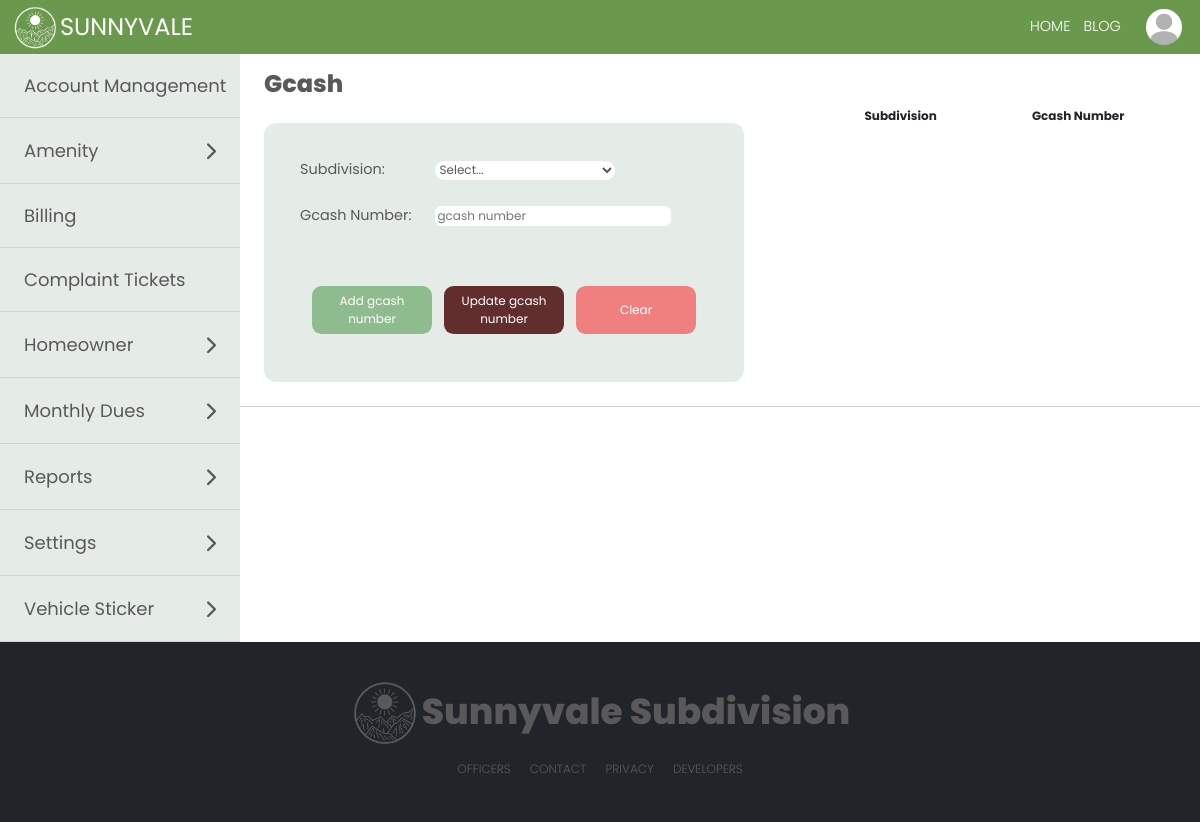
The page /modules/settingsGcash.php (signed in) on the database as committed earlier.
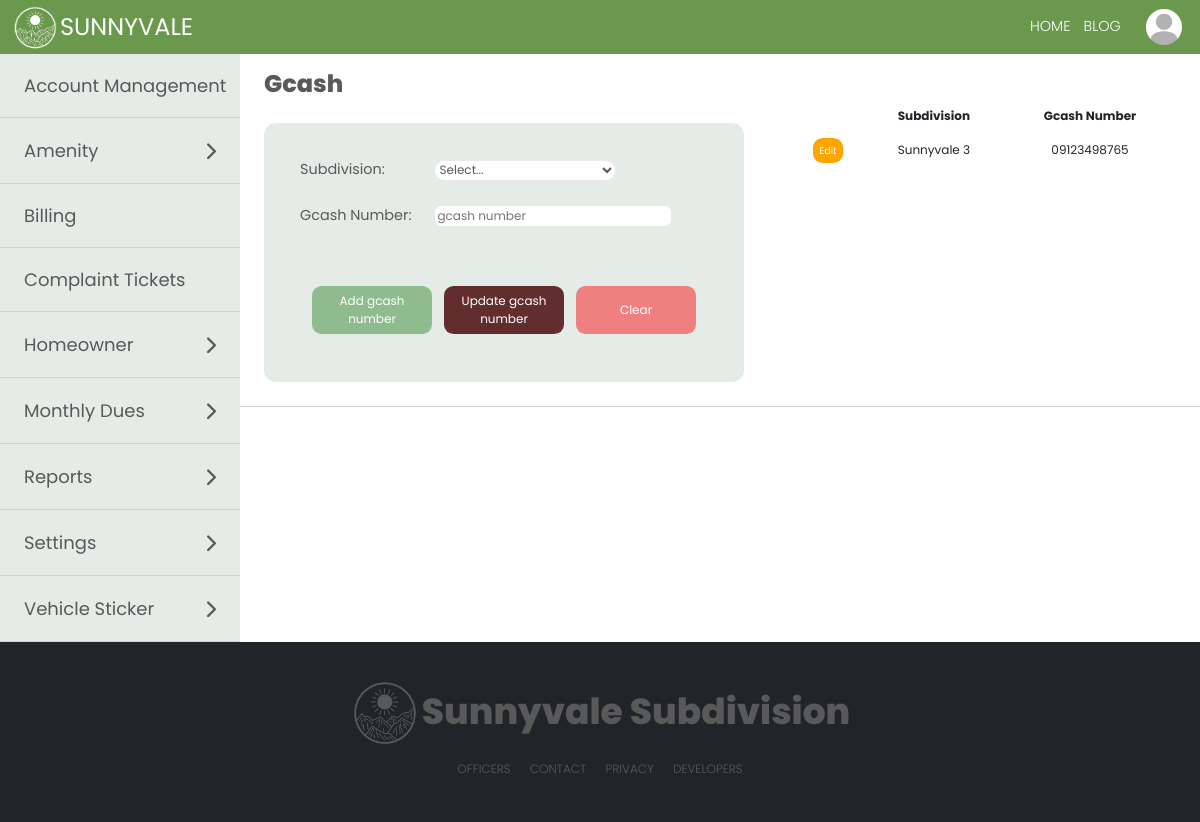
The same page on the database as committed later.
### tables this page shows
CREATE TABLE IF NOT EXISTS `gcash` (
  `gcash_id` int(11) NOT NULL AUTO_INCREMENT,
  `subdivision` varchar(50) NOT NULL,
  `mobile_no` varchar(20) NOT NULL,
  PRIMARY KEY (`gcash_id`)
);

### modules/settingsGcash.php (the view, shortened to what this page needs)
<?php
require '../marginals/topbar.php';
if ($_SESSION['subdivision'] != '') {
    $resultMonthly = $con->query("SELECT * FROM gcash WHERE subdivision = '" .  $_SESSION['subdivision'] . "'") or die($mysqli->error);
} else {
    $resultSubdivision_selectMonthly = $con->query("SELECT * FROM subdivision") or die($mysqli->error);
    $resultMonthly = $con->query("SELECT * FROM gcash") or die($mysqli->error);
}
?>
<!DOCTYPE html>
<html lang="en">
<head>
</head>
<body>
    <div class="secretary">
        <div class="sideBar">
            <?php require '../marginals/sidebarAdmin.php'; ?>
        </div>
        <div class="secretaryPanel">
            <label class="lblSettings">Gcash</label>
            <div class="settingsMonthlyDues" id="settingsMonthlyDues">
                <div class="addAmenityForm">
                <form action="" method="POST">
                        <table class="tblAmenityForm">
                            <tr>
                                <td>Subdivision:</td>
                                <td>
                                    <select name="subdivision" id="" required>
                                        <option value="">Select...</option>
                                    </select>
                                </td>
                            </tr>
                            <tr>
                                <td>Gcash Number:</td>
                                <td>
                                    <input name="gcash_no" value="<?php echo $gcash_no ?? '' ?>" type="text" placeholder="gcash number" id="gcash" required />
                                </td>
                            </tr>
                        </table>
                        <div class="btnArea">
                            <button type="button" class="btnSubmitReg" data-bs-toggle="modal" data-bs-target="#addMonthlyDuesModal" <?php
                                                                                                                                    if ($gcash_id ?? '') {
                                                                                                                                        echo "disabled";
                                                                                                                                    } else {
                                                                                                                                        echo "";
                                                                                                                                    } ?>>
                                Add gcash number
                            </button>
                            <button type="button" class="btnClearReg" data-bs-toggle="modal" data-bs-target="#updateMonthlyModal" <?php
                                                                                                                                    if ($gcash_id ?? '') {
                                                                                                                                        echo "";
                                                                                                                                    } else {
                                                                                                                                        echo "disabled";
                                                                                                                                    } ?>>
                                Update gcash number
                            </button>
                            <button type="button" value="" class="btnClearReg" data-bs-toggle="modal" data-bs-target="#exampleModal">
                                Clear
                            </button>
                        </div>
                    </form>
                </div>
                <div class="tblAmenityContainer">
                    <table class="table tblAmenity">
                        <thead>
                            <th></th>
                            <th>Subdivision</th>
                            <th>Gcash Number</th>
                        </thead>
                        <?php while ($row = $resultMonthly->fetch_assoc()) : ?>
                            <tr>
                                <td>
                                    <a href="settingsGcash.php?gcash_id=<?php echo $row['gcash_id']; ?>" class="btnEdit">Edit</a>
                                </td>
                                <td>
                                    <?php echo $row['subdivision'] ?>
                                </td>
                                <td><?php echo $row['mobile_no'] ?></td>
                            </tr>
                        <?php endwhile; ?>
                    </table>
                </div>
            </div>
        </div>
    </div>
    <?php
    require '../marginals/footer2.php'
    ?>
</body>
</html>

Rows that differ between the two databases and show on the page:
added gcash: subdivision "Sunnyvale 3", mobile_no "09123498765"
